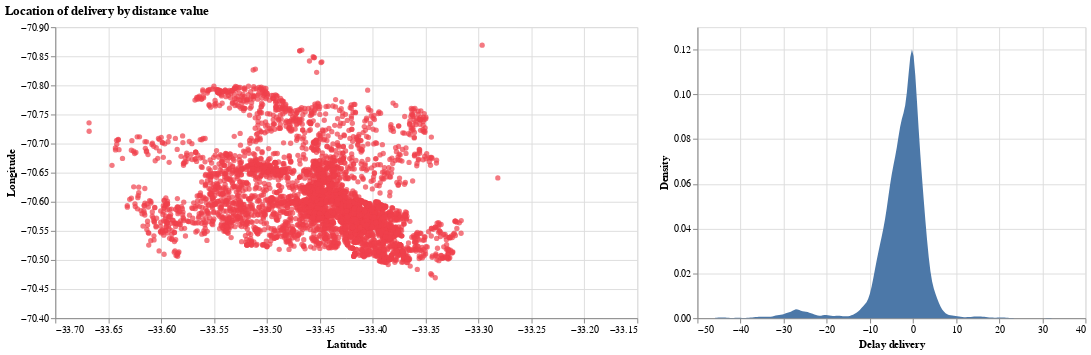

The cell this chart's notebook holds for it:
### Code cell
data = remove_outlayers(df.sample(5000)[columns], 'delta', True)
# interval selection in the scatter plot
pts = alt.selection(type="interval", encodings=["x"])

# left panel: scatter plot
points = alt.Chart().mark_point(filled=True, color=PALETTE_ALT[1]).encode(x=LAT_AXIS,y=LONG_AXIS
).transform_filter(pts).properties(width=600, height=300)

# right panel: histogram
mag = alt.Chart(data=data[columns]).transform_density(density="delta", as_=['delta', 'density']).mark_area().encode(
  x=alt.X('delta', type='quantitative', title='Delay delivery'), y=DEN_AXIS,
  #color=alt.Color('total_size:N', legend=alt.Legend(title='Total size'), scale=color_scale),
).add_selection(pts)

alt.hconcat(points, mag, data=data[columns]).properties(title='Location of delivery by distance value')

### Figure 1 — Vega-Lite specification as saved in the notebook (floating-point values rounded to 4 significant figures; data arrays with more than 128 entries replaced by an {"elided": "..."} marker saying what was removed)
{"config": {"view": {"continuousWidth": 400, "continuousHeight": 300}}, "hconcat": [{"mark": {"type": "point", "color": "#EF404B", "filled": true}, "encoding": {"x": {"type": "quantitative", "field": "lat", "scale": {"domain": [-33.7, -33.15]}, "title": "Latitude"}, "y": {"type": "quantitative", "field": "long", "scale": {"domain": [-70.4, -70.9]}, "title": "Longitude"}}, "height": 300, "transform": [{"filter": {"selection": "selector156"}}], "width": 600}, {"data": {"name": "data-e541af45c13bbd4d954b879d4f21fdda"}, "mark": "area", "encoding": {"x": {"type": "quantitative", "field": "delta", "title": "Delay delivery"}, "y": {"type": "quantitative", "field": "density", "title": "Density"}}, "selection": {"selector156": {"type": "interval", "encodings": ["x"]}}, "transform": [{"density": "delta", "as": ["delta", "density"]}]}], "data": {"name": "data-e541af45c13bbd4d954b879d4f21fdda"}, "title": "Location of delivery by distance value", "$schema": "https://vega.github.io/schema/vega-lite/v4.8.1.json", "datasets": {"data-e541af45c13bbd4d954b879d4f21fdda": {"elided": "4955 records"}}}
